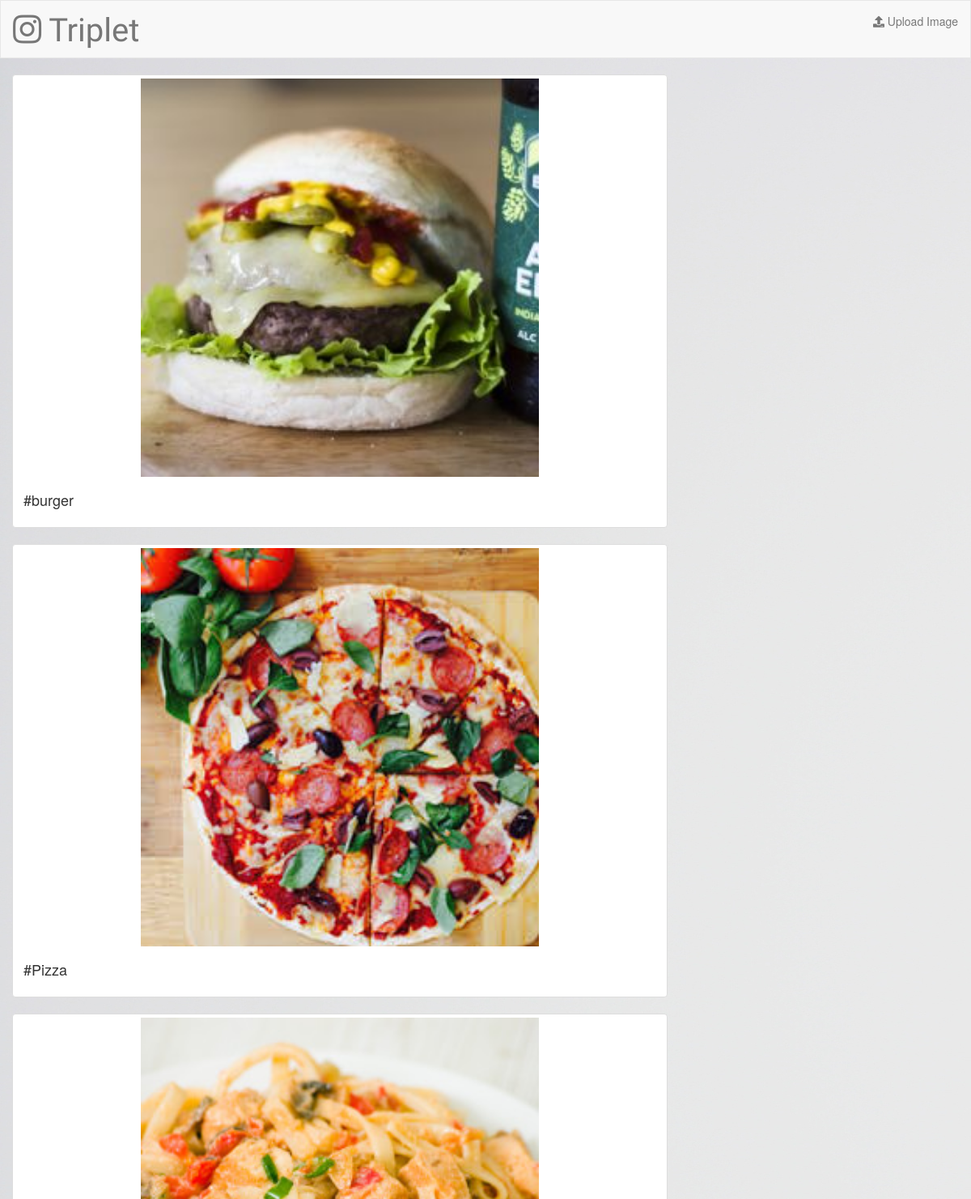
The app's page /gallery/ (upper part), older data.
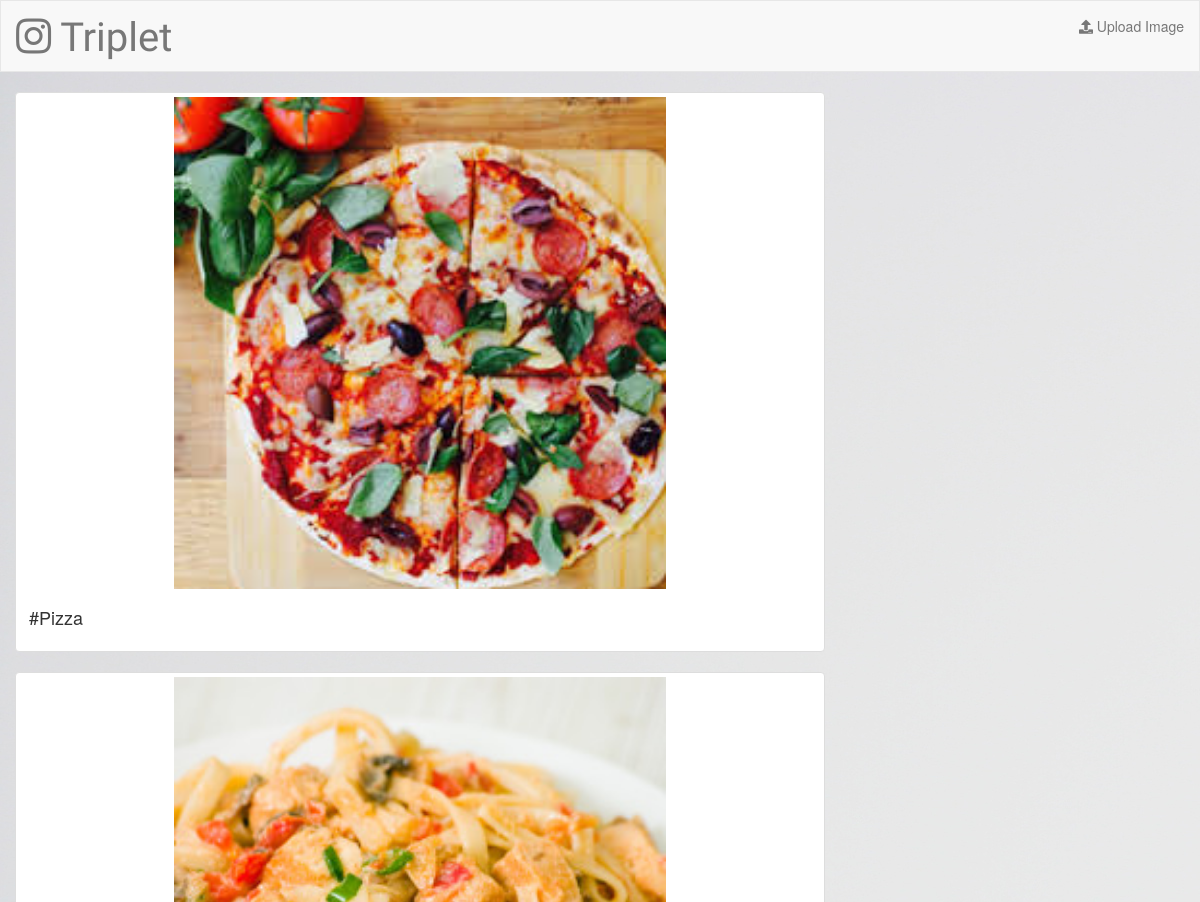
The same page, newer data.
### gallery/models.py (models this page shows, shortened)
class Album(models.Model):
    caption = models.CharField(max_length=500)
    hashtag = models.CharField(max_length=100)
    photo = models.FileField()

### gallery/views.py (the view)
# urls.py: path('', views.IndexView.as_view(), name='index'), #consider that class as_view
class IndexView(generic.ListView):
    template_name = 'gallery/index.html'
    context_object_name = 'all_photos'
    def get_queryset(self):
        return Album.objects.all()

### gallery/templates/gallery/index.html (shortened to what this page needs)
{% extends 'gallery/base.html' %}
{% block body%}
<div class="col-sm-4 col-lg-2  center">
   {% for album in all_photos%}
   <div class="thumbnail">
      <a href="{% url 'gallery:detail' album.id %}">
      <img src="{{ album.photo.url }}" class="img-responsive" height="442" width="492">
      </a>
      <div class="caption">
         <h4>#{{ album.hashtag }}</h4>
      </div>
   </div>
   {% endfor %}
</div>
{% endblock %}

### gallery/templates/gallery/base.html (shortened to what this page needs)
<!DOCTYPE html>
<html>
<head>
    {% load staticfiles %}
    <link rel="stylesheet" href="https://maxcdn.bootstrapcdn.com/bootstrap/3.3.7/css/bootstrap.min.css">
    <link rel="stylesheet" href="https://use.fontawesome.com/releases/v5.3.1/css/all.css">
    <link rel="stylesheet" type="text/css" href="{% static 'gallery/style.css' %}"/>
</head>
<body>
        <nav class="navbar navbar-default">
            <div class="container-fluid">
                <div class="navbar-header">
                    <a class="navbar-brand" href="{% url 'gallery:index' %}"> <span class="fab fa-instagram" aria-hidden="true"></span> Triplet</a>
                </div>
                <ul class="nav navbar-nav navbar-right">
                        <li class="">
                            <a href="{% url 'gallery:album-add' %}">
                                 <span class="fa fa-upload" aria-hidden="true"></span>&nbsp;Upload Image
                             </a>
                        </li>
                </ul>
            </div>
        </nav>
{% block body%}
{% endblock %}
</body>
</html>

### gallery/static/gallery/style.css (style rules this page uses)
body { background: white url("images/background.jpg"); }
.navbar { border-radius: 0; }
.navbar-header { height: 70px; }
.navbar-brand { font-family: 'Satisfy', cursive; font-size: 40px; }
.center { display: block; margin-left: auto; margin-right: auto; width: 70%; }

Row changes from the older to the newer data that the page shows:
removed Album: photo (picture), hashtag "burger"
